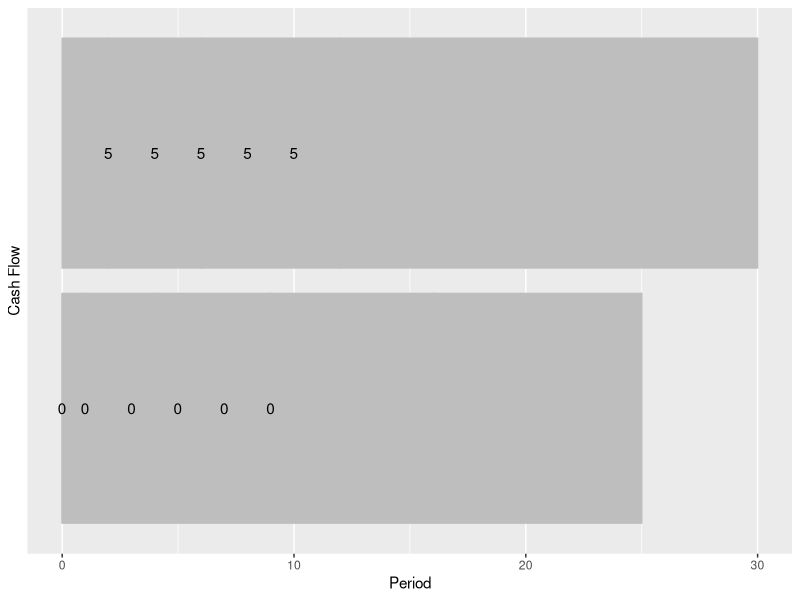

Reproduce this figure in R.
## ---- chunk 1
knitr::opts_chunk$set(echo = FALSE)
options(scipen=999)

Acc<-function(x){format(x,nsmall=2,digits=2,big.mark=',',scientific=FALSE)}
pgivena<-function(a,i,n){a*((1+i)^n -1)/(i*(1+i)^n)}
pgiveng<-function(g,i,n){g*( (1+i)^n -(i*n) -1  )/(i^2*(1+i)^n)}
agivenp<-function(p,i,n){p*(i*(1+i)^n)/((1+i)^n -1)}
pgivengrow<-function(a1,g,i,n){a1*(1-(1+g)^n*(1+i)^(-n))/(i-g)}


fgivena<-function(a,i,n){pgivena(a,i,n)*(1+i)^n}
fgiveng<-function(g,i,n){pgiveng(g,i,n)*(1+i)^n}

## ---- chunk 2
library(ggplot2)
cf <- data.frame(y=c(0,0,5,0,5,0,5,0,5,0,5) )
cf$x=0:(length(cf$y)-1)
print(ggplot(cf,aes(x,y,label=y))+geom_bar(stat="Identity",color='gray',fill='gray')+xlab("Period")+ylab("Cash Flow")+geom_text() + scale_y_discrete())
## ---- chunk 3
FinFormat <- function(x) format(x, digits=2, decimal.mark=".",   big.mark=",", small.interval=3)

PMT <- agivenp(10000,.1,3)
i1 <- 10000*.1
P1 <- PMT -i1
B1 <- 10000-P1

i2 <- B1*.1
P2 <- PMT -i2
B2 <- B1-P2

i3 <- B2*.1
P3 <- PMT - i3
B3 <- B2-P3


